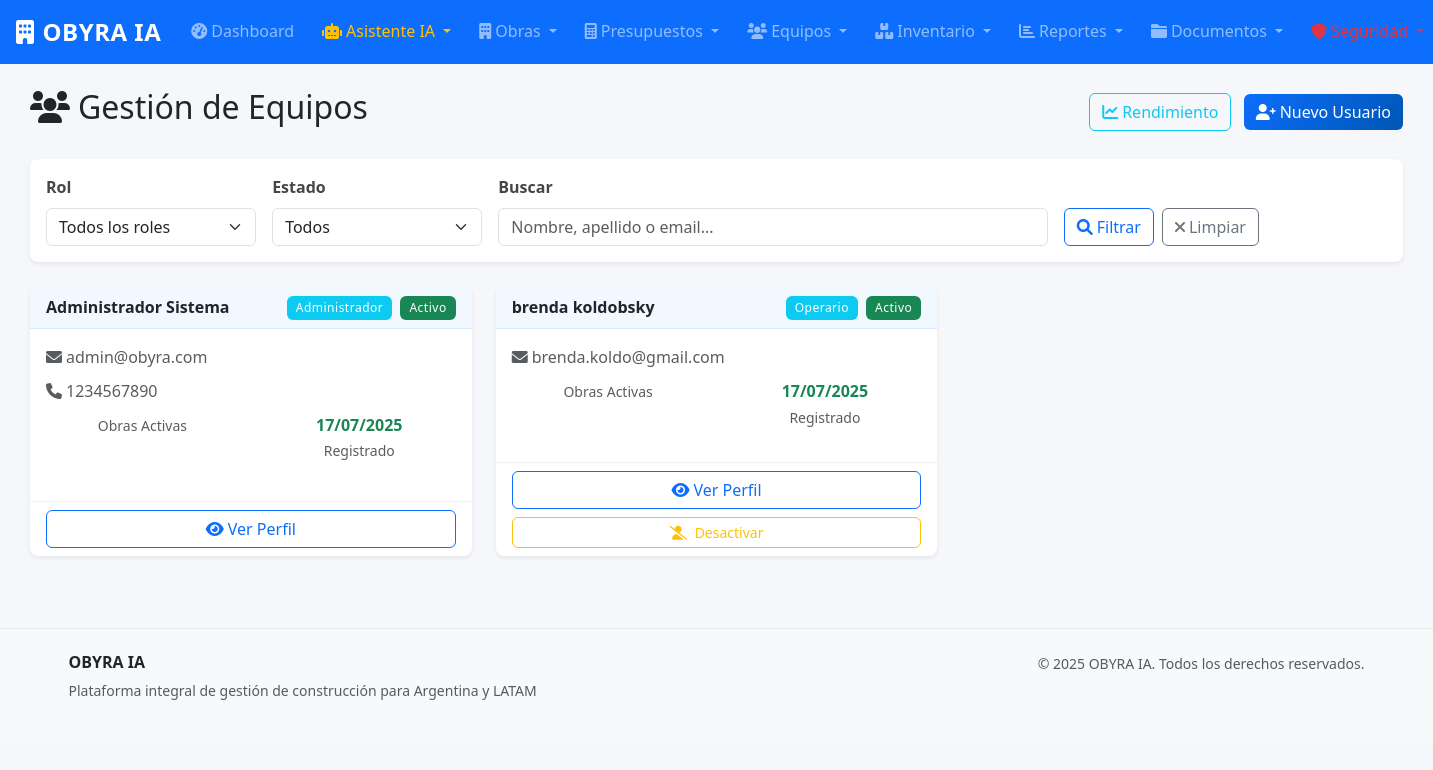
Page /auth/usuarios (signed in) on the earlier database version.
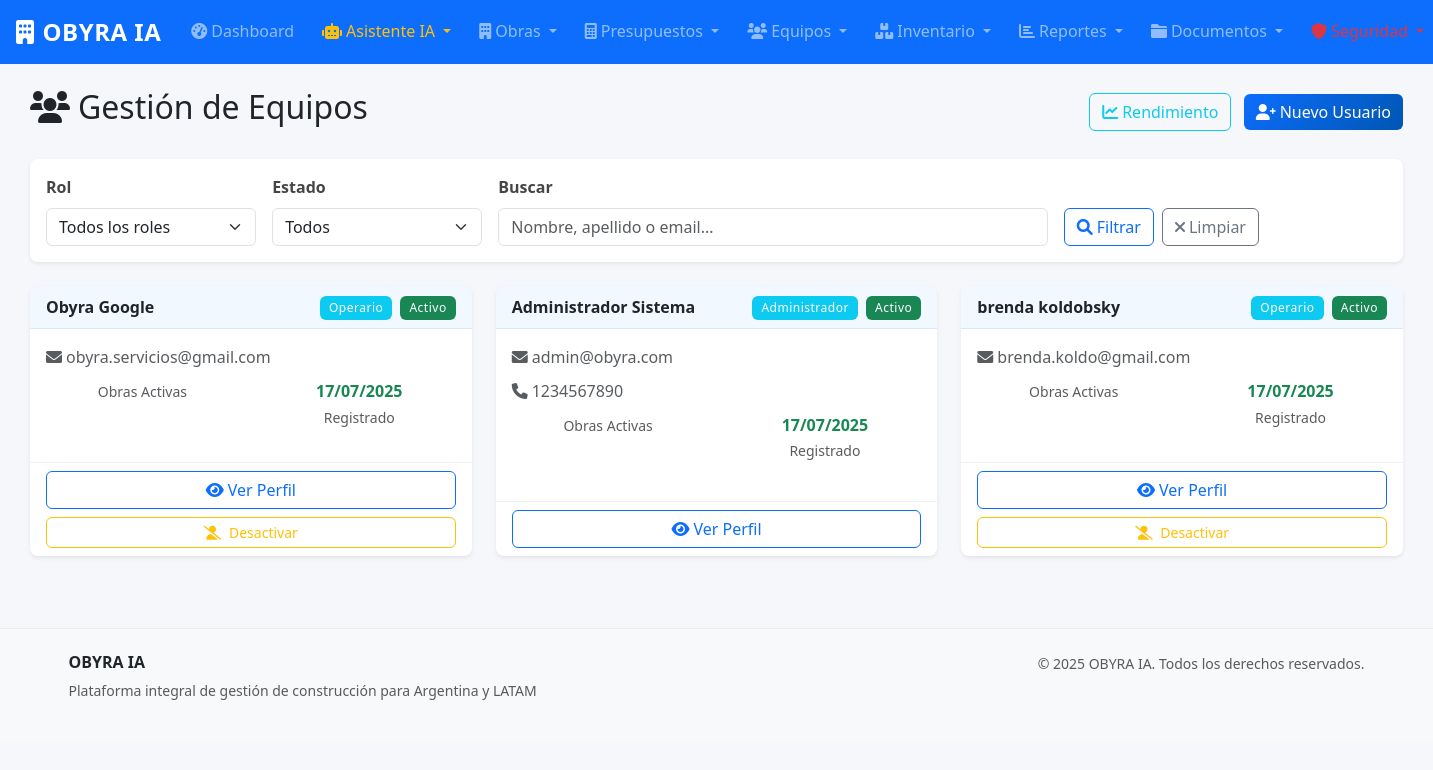
Same page on the later database version.
### models.py (models this page shows, shortened)
class Usuario(UserMixin, db.Model):
    __tablename__ = 'usuarios'
    id = db.Column(db.Integer, primary_key=True)
    nombre = db.Column(db.String(100), nullable=False)
    apellido = db.Column(db.String(100), nullable=False)
    email = db.Column(db.String(120), unique=True, nullable=False)
    telefono = db.Column(db.String(20))
    password_hash = db.Column(db.String(256), nullable=True)  # Nullable para usuarios de Google
    rol = db.Column(db.String(20), nullable=False, default='operario')  # administrador, tecnico, operario
    activo = db.Column(db.Boolean, default=True)
    auth_provider = db.Column(db.String(20), nullable=False, default='manual')  # manual, google
    google_id = db.Column(db.String(100), nullable=True)  # ID de Google para usuarios OAuth
    profile_picture = db.Column(db.String(500), nullable=True)  # URL de imagen de perfil de Google
    created_at = db.Column(db.DateTime, default=datetime.utcnow)
    fecha_creacion = db.Column(db.DateTime, default=datetime.utcnow)
    obras_asignadas = db.relationship('AsignacionObra', back_populates='usuario', lazy='dynamic')
    registros_tiempo = db.relationship('RegistroTiempo', back_populates='usuario', lazy='dynamic')
    @property
    def nombre_completo(self):
        return f"{self.nombre} {self.apellido}"
    def puede_acceder_modulo(self, modulo):
        permisos = {
            'administrador': ['obras', 'presupuestos', 'equipos', 'inventario', 'reportes', 'asistente', 'cotizacion', 'documentos', 'seguridad'],
            'tecnico': ['obras', 'presupuestos', 'inventario', 'reportes', 'asistente', 'cotizacion', 'documentos', 'seguridad'],
            'operario': ['obras', 'inventario', 'asistente', 'documentos']
        }
        return modulo in permisos.get(self.rol, [])

### auth.py (the view)
@auth_bp.route('/usuarios')
@login_required
def lista_usuarios():
    if current_user.rol != 'administrador':
        flash('No tienes permisos para ver la lista de usuarios.', 'danger')
        return redirect(url_for('reportes.dashboard'))
    usuarios = Usuario.query.order_by(Usuario.apellido, Usuario.nombre).all()
    return render_template('equipos/lista.html', usuarios=usuarios)

### app.py (called while the page is built)
@login_manager.user_loader
def load_user(user_id):
    from models import Usuario
    return Usuario.query.get(int(user_id))

@app.context_processor
def inject_user():
    return dict(current_user=current_user)

### templates/equipos/lista.html (shortened to what this page needs)
{% extends "base.html" %}
{% block content %}
<div class="container-fluid mt-4">
    <div class="row">
        <div class="col-12">
            <div class="d-flex justify-content-between align-items-center mb-4">
                <h2><i class="fas fa-users me-2"></i>Gestión de Equipos</h2>
                {% if current_user.rol == 'administrador' %}
                <div>
                    <a href="{{ url_for('equipos.rendimiento') }}" class="btn btn-outline-info me-2">
                        <i class="fas fa-chart-line me-1"></i>Rendimiento
                    </a>
                    <a href="{{ url_for('auth.register') }}" class="btn btn-primary">
                        <i class="fas fa-user-plus me-1"></i>Nuevo Usuario
                    </a>
                </div>
                {% endif %}
            </div>
        </div>
    </div>
    <div class="card mb-4">
        <div class="card-body">
            <form method="GET" class="row g-3">
                <div class="col-md-2">
                    <label for="rol" class="form-label">Rol</label>
                    <select class="form-select" id="rol" name="rol">
                        <option value="">Todos los roles</option>
                    </select>
                </div>
                <div class="col-md-2">
                    <label for="activo" class="form-label">Estado</label>
                    <select class="form-select" id="activo" name="activo">
                        <option value="">Todos</option>
                    </select>
                </div>
                <div class="col-md-5">
                    <label for="buscar" class="form-label">Buscar</label>
                    <input type="text" class="form-control" id="buscar" name="buscar"
                           value="{{ buscar }}" placeholder="Nombre, apellido o email...">
                </div>
                <div class="col-md-3 d-flex align-items-end">
                    <button type="submit" class="btn btn-outline-primary me-2">
                        <i class="fas fa-search me-1"></i>Filtrar
                    </button>
                    <a href="{{ url_for('equipos.lista') }}" class="btn btn-outline-secondary">
                        <i class="fas fa-times me-1"></i>Limpiar
                    </a>
                </div>
            </form>
        </div>
    </div>
    <div class="row">
        {% if usuarios %}
            {% for usuario in usuarios %}
            <div class="col-lg-6 col-xl-4 mb-4">
                <div class="card h-100 shadow-sm">
                    <div class="card-header d-flex justify-content-between align-items-center">
                        <h6 class="mb-0 fw-bold">{{ usuario.nombre_completo }}</h6>
                        <div>
                            <span class="badge bg-info me-1">{{ usuario.rol.title() }}</span>
                            <span class="badge {{ 'bg-success' if usuario.activo else 'bg-secondary' }}">
                                {{ 'Activo' if usuario.activo else 'Inactivo' }}
                            </span>
                        </div>
                    </div>
                    <div class="card-body">
                        <p class="text-muted mb-2">
                            <i class="fas fa-envelope me-1"></i>{{ usuario.email }}
                        </p>
                        {% if usuario.telefono %}
                        <p class="text-muted mb-2">
                            <i class="fas fa-phone me-1"></i>{{ usuario.telefono }}
                        </p>
                        {% endif %}
                        <div class="row text-center mb-3">
                            <div class="col-6">
                                <small class="text-muted">Obras Activas</small>
                            </div>
                            <div class="col-6">
                                <strong class="text-success d-block">
                                    {{ usuario.fecha_creacion.strftime('%d/%m/%Y') }}
                                </strong>
                                <small class="text-muted">Registrado</small>
                            </div>
                        </div>
                    </div>
                    <div class="card-footer bg-transparent">
                        <div class="d-grid gap-2">
                            <a href="{{ url_for('equipos.detalle', id=usuario.id) }}" class="btn btn-outline-primary">
                                <i class="fas fa-eye me-1"></i>Ver Perfil
                            </a>
                            {% if current_user.rol == 'administrador' and usuario.id != current_user.id %}
                            <form method="POST" action="{{ url_for('equipos.toggle_activo', id=usuario.id) }}"
                                  style="display: inline;"
                                  onsubmit="return confirm('¿{{ 'Desactivar' if usuario.activo else 'Activar' }} este usuario?')">
                                <button type="submit" class="btn btn-sm {{ 'btn-outline-warning' if usuario.activo else 'btn-outline-success' }} w-100">
                                    <i class="fas fa-{{ 'user-slash' if usuario.activo else 'user-check' }} me-1"></i>
                                    {{ 'Desactivar' if usuario.activo else 'Activar' }}
                                </button>
                            </form>
                            {% endif %}
                        </div>
                    </div>
                </div>
            </div>
            {% endfor %}
        {% endif %}
    </div>
</div>
{% endblock %}

### templates/base.html (shortened to what this page needs)
<!DOCTYPE html>
<html lang="es">
<head>
    <link href="https://cdn.jsdelivr.net/npm/bootstrap@5.3.0/dist/css/bootstrap.min.css" rel="stylesheet">
    <link href="https://cdnjs.cloudflare.com/ajax/libs/font-awesome/6.0.0/css/all.min.css" rel="stylesheet">
    <link rel="stylesheet" href="{{ url_for('static', filename='css/style.css') }}">
</head>
<body style="margin: 0; padding: 0; overflow-x: hidden;">
    <nav class="navbar navbar-expand-lg navbar-dark bg-primary" style="width: 100vw; margin: 0; padding: 0; position: relative; left: 50%; right: 50%; margin-left: -50vw; margin-right: -50vw;">
        <div class="container-fluid" style="width: 100%; max-width: none; padding: 0.5rem 1rem;">
            <a class="navbar-brand fw-bold" href="{{ url_for('index') }}">
                <i class="fas fa-building me-2"></i>OBYRA IA
            </a>
            {% if current_user.is_authenticated %}
            <div class="collapse navbar-collapse justify-content-between" id="navbarNav">
                <ul class="navbar-nav me-auto">
                    <li class="nav-item">
                        <a class="nav-link" href="{{ url_for('reportes.dashboard') }}">
                            <i class="fas fa-tachometer-alt me-1"></i>Dashboard
                        </a>
                    </li>
                    <li class="nav-item dropdown">
                        <a class="nav-link dropdown-toggle text-warning" href="#" id="navbarAsistente" role="button" data-bs-toggle="dropdown">
                            <i class="fas fa-robot me-1"></i>Asistente IA
                        </a>
                    </li>
                    {% if current_user.puede_acceder_modulo('obras') %}
                    <li class="nav-item dropdown">
                        <a class="nav-link dropdown-toggle" href="#" id="navbarObras" role="button" data-bs-toggle="dropdown">
                            <i class="fas fa-building me-1"></i>Obras
                        </a>
                    </li>
                    {% endif %}
                    {% if current_user.puede_acceder_modulo('presupuestos') %}
                    <li class="nav-item dropdown">
                        <a class="nav-link dropdown-toggle" href="#" id="navbarPresupuestos" role="button" data-bs-toggle="dropdown">
                            <i class="fas fa-calculator me-1"></i>Presupuestos
                        </a>
                    </li>
                    {% endif %}
                    {% if current_user.puede_acceder_modulo('equipos') %}
                    <li class="nav-item dropdown">
                        <a class="nav-link dropdown-toggle" href="#" id="navbarEquipos" role="button" data-bs-toggle="dropdown">
                            <i class="fas fa-users me-1"></i>Equipos
                        </a>
                    </li>
                    {% endif %}
                    {% if current_user.puede_acceder_modulo('inventario') %}
                    <li class="nav-item dropdown">
                        <a class="nav-link dropdown-toggle" href="#" id="navbarInventario" role="button" data-bs-toggle="dropdown">
                            <i class="fas fa-boxes me-1"></i>Inventario
                        </a>
                    </li>
                    {% endif %}
                    {% if current_user.puede_acceder_modulo('reportes') %}
                    <li class="nav-item dropdown">
                        <a class="nav-link dropdown-toggle" href="#" id="navbarReportes" role="button" data-bs-toggle="dropdown">
                            <i class="fas fa-chart-bar me-1"></i>Reportes
                        </a>
                    </li>
                    {% endif %}
                    <li class="nav-item dropdown">
                        <a class="nav-link dropdown-toggle" href="#" id="navbarDocumentos" role="button" data-bs-toggle="dropdown">
                            <i class="fas fa-folder me-1"></i>Documentos
                        </a>
                    </li>
                    {% if current_user.rol in ['administrador', 'tecnico'] %}
                    <li class="nav-item dropdown">
                        <a class="nav-link dropdown-toggle text-danger" href="#" id="navbarSeguridad" role="button" data-bs-toggle="dropdown">
                            <i class="fas fa-shield-alt me-1"></i>Seguridad
                        </a>
                    </li>
                    {% endif %}
                </ul>
            </div>
            {% endif %}
        </div>
    </nav>
    <main class="container-fluid">
        {% block content %}{% endblock %}
    </main>
    <footer class="bg-light mt-5 py-4">
        <div class="container">
            <div class="row">
                <div class="col-md-6">
                    <h6 class="fw-bold">OBYRA IA</h6>
                    <p class="text-muted small">
                        Plataforma integral de gestión de construcción para Argentina y LATAM
                    </p>
                </div>
                <div class="col-md-6 text-md-end">
                    <p class="text-muted small mb-0">
                        © 2025 OBYRA IA. Todos los derechos reservados.
                    </p>
                </div>
            </div>
        </div>
    </footer>
</body>
</html>

### static/css/style.css (style rules this page uses)
:root { --primary-color: #0d6efd; --secondary-color: #6c757d; --success-color: #198754; --warning-color: #ffc107; --danger-color: #dc3545; --info-color: #0dcaf0; --dark-color: #212529; --light-color: #f8f9fa; --construction-orange: #ff6900; --construction-yellow: #ffb000; --construction-blue: #003f5c; --construction-gray: #464646; --shadow-sm: 0 0.125rem 0.25rem rgba(0, 0, 0, 0.075); --shadow: 0 0.5rem 1rem rgba(0, 0, 0, 0.15); --shadow-lg: 0 1rem 3rem rgba(0, 0, 0, 0.175); --border-radius: 0.375rem; --border-radius-lg: 0.5rem; --border-radius-xl: 1rem; }
body { font-family: 'Segoe UI', Tahoma, Geneva, Verdana, sans-serif; line-height: 1.6; color: var(--dark-color); background-color: #f5f7fa; margin: 0; padding: 0; }
html { margin: 0; padding: 0; }
* { box-sizing: border-box; }
.container-fluid { padding-left: 15px; padding-right: 15px; }
.navbar { padding: 0 !important; margin: 0 !important; width: 100vw !important; max-width: none !important; position: relative; left: 50%; right: 50%; margin-left: -50vw !important; margin-right: -50vw !important; }
.navbar .container-fluid { max-width: none !important; width: 100vw !important; padding-left: 1rem !important; padding-right: 1rem !important; margin: 0 !important; display: flex !important; align-items: center !important; justify-content: space-between !important; }
.navbar-nav { align-items: center !important; }
.nav-link { white-space: nowrap !important; padding: 0.5rem 0.75rem !important; }
.navbar-brand { font-weight: 700; font-size: 1.5rem; letter-spacing: 0.5px; }
.navbar-nav .nav-link { font-weight: 500; transition: all 0.3s ease; border-radius: var(--border-radius); margin: 0 2px; }
.card { border: none; border-radius: var(--border-radius-lg); box-shadow: var(--shadow-sm); transition: all 0.3s ease; }
.card-header { background-color: rgba(var(--bs-primary-rgb), 0.05); border-bottom: 1px solid rgba(var(--bs-primary-rgb), 0.1); border-radius: var(--border-radius-lg) var(--border-radius-lg) 0 0 !important; font-weight: 600; }
.card-footer { background-color: rgba(var(--bs-light-rgb), 0.5); border-top: 1px solid rgba(var(--bs-secondary-rgb), 0.1); }
.btn { border-radius: var(--border-radius); font-weight: 500; transition: all 0.3s ease; position: relative; overflow: hidden; }
.btn-primary { background: linear-gradient(135deg, var(--primary-color) 0%, #0056b3 100%); border: none; }
.form-control, .form-select { border-radius: var(--border-radius); border: 1px solid #dee2e6; transition: all 0.3s ease; }
.form-label { font-weight: 600; color: var(--construction-gray); margin-bottom: 0.5rem; }
.badge { font-weight: 500; letter-spacing: 0.5px; padding: 0.5em 0.75em; border-radius: var(--border-radius); }
footer { background-color: var(--light-color); border-top: 1px solid rgba(var(--bs-secondary-rgb), 0.1); margin-top: auto; }

Differences in the rows shown:
added Usuario: nombre_completo "Obyra Google", rol "Operario", activo "Activo", email "obyra.servicios@gmail.com", fecha_creacion "17/07/2025", activo "Desactivar"
